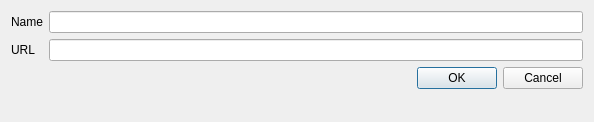
<?xml version="1.0" encoding="UTF-8"?>
<ui version="4.0">
 <class>RemoteDialog</class>
 <widget class="QDialog" name="RemoteDialog">
  <property name="windowModality">
   <enum>Qt::NonModal</enum>
  </property>
  <property name="enabled">
   <bool>true</bool>
  </property>
  <property name="geometry">
   <rect>
    <x>0</x>
    <y>0</y>
    <width>594</width>
    <height>122</height>
   </rect>
  </property>
  <property name="sizePolicy">
   <sizepolicy hsizetype="Preferred" vsizetype="Fixed">
    <horstretch>0</horstretch>
    <verstretch>0</verstretch>
   </sizepolicy>
  </property>
  <property name="windowTitle">
   <string>Edit remote</string>
  </property>
  <property name="sizeGripEnabled">
   <bool>false</bool>
  </property>
  <property name="modal">
   <bool>true</bool>
  </property>
  <layout class="QFormLayout" name="formLayout">
   <item row="0" column="0">
    <widget class="QLabel" name="nameLabel">
     <property name="text">
      <string>Name</string>
     </property>
    </widget>
   </item>
   <item row="0" column="1">
    <widget class="QLineEdit" name="nameEdit"/>
   </item>
   <item row="1" column="0">
    <widget class="QLabel" name="urlLabel">
     <property name="text">
      <string>URL</string>
     </property>
    </widget>
   </item>
   <item row="1" column="1">
    <widget class="QLineEdit" name="urlEdit"/>
   </item>
   <item row="2" column="0" colspan="2">
    <widget class="QDialogButtonBox" name="buttonBox">
     <property name="orientation">
      <enum>Qt::Horizontal</enum>
     </property>
     <property name="standardButtons">
      <set>QDialogButtonBox::Cancel|QDialogButtonBox::Ok</set>
     </property>
     <property name="centerButtons">
      <bool>false</bool>
     </property>
    </widget>
   </item>
  </layout>
 </widget>
 <connections>
  <connection>
   <sender>buttonBox</sender>
   <signal>accepted()</signal>
   <receiver>RemoteDialog</receiver>
   <slot>accept()</slot>
   <hints>
    <hint type="sourcelabel">
     <x>189</x>
     <y>263</y>
    </hint>
    <hint type="destinationlabel">
     <x>157</x>
     <y>269</y>
    </hint>
   </hints>
  </connection>
  <connection>
   <sender>buttonBox</sender>
   <signal>rejected()</signal>
   <receiver>RemoteDialog</receiver>
   <slot>reject()</slot>
   <hints>
    <hint type="sourcelabel">
     <x>189</x>
     <y>263</y>
    </hint>
    <hint type="destinationlabel">
     <x>286</x>
     <y>269</y>
    </hint>
   </hints>
  </connection>
 </connections>
</ui>
